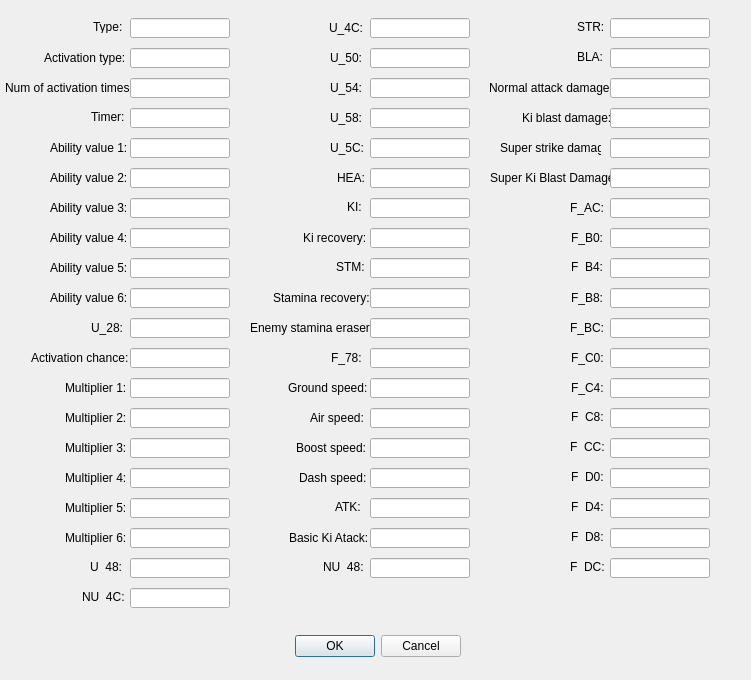
<?xml version="1.0" encoding="UTF-8"?>
<ui version="4.0">
 <class>IdbEffectDialog</class>
 <widget class="QDialog" name="IdbEffectDialog">
  <property name="geometry">
   <rect>
    <x>0</x>
    <y>0</y>
    <width>751</width>
    <height>680</height>
   </rect>
  </property>
  <property name="windowTitle">
   <string>Edit IDB Effect</string>
  </property>
  <widget class="QDialogButtonBox" name="buttonBox">
   <property name="geometry">
    <rect>
     <x>5</x>
     <y>635</y>
     <width>745</width>
     <height>23</height>
    </rect>
   </property>
   <property name="standardButtons">
    <set>QDialogButtonBox::Cancel|QDialogButtonBox::Ok</set>
   </property>
   <property name="centerButtons">
    <bool>true</bool>
   </property>
  </widget>
  <widget class="QLabel" name="label">
   <property name="geometry">
    <rect>
     <x>93</x>
     <y>20</y>
     <width>47</width>
     <height>13</height>
    </rect>
   </property>
   <property name="text">
    <string>Type:</string>
   </property>
  </widget>
  <widget class="QLabel" name="label_2">
   <property name="geometry">
    <rect>
     <x>44</x>
     <y>50</y>
     <width>91</width>
     <height>16</height>
    </rect>
   </property>
   <property name="text">
    <string>Activation type:</string>
   </property>
  </widget>
  <widget class="QLabel" name="label_3">
   <property name="geometry">
    <rect>
     <x>5</x>
     <y>80</y>
     <width>131</width>
     <height>16</height>
    </rect>
   </property>
   <property name="text">
    <string>Num of activation times:</string>
   </property>
  </widget>
  <widget class="QLabel" name="label_4">
   <property name="geometry">
    <rect>
     <x>91</x>
     <y>110</y>
     <width>47</width>
     <height>13</height>
    </rect>
   </property>
   <property name="text">
    <string>Timer:</string>
   </property>
  </widget>
  <widget class="QLabel" name="label_5">
   <property name="geometry">
    <rect>
     <x>50</x>
     <y>140</y>
     <width>81</width>
     <height>16</height>
    </rect>
   </property>
   <property name="text">
    <string>Ability value 1:</string>
   </property>
  </widget>
  <widget class="QLabel" name="label_6">
   <property name="geometry">
    <rect>
     <x>50</x>
     <y>170</y>
     <width>81</width>
     <height>16</height>
    </rect>
   </property>
   <property name="text">
    <string>Ability value 2:</string>
   </property>
  </widget>
  <widget class="QLabel" name="label_7">
   <property name="geometry">
    <rect>
     <x>50</x>
     <y>200</y>
     <width>81</width>
     <height>16</height>
    </rect>
   </property>
   <property name="text">
    <string>Ability value 3:</string>
   </property>
  </widget>
  <widget class="QLabel" name="label_8">
   <property name="geometry">
    <rect>
     <x>50</x>
     <y>230</y>
     <width>81</width>
     <height>16</height>
    </rect>
   </property>
   <property name="text">
    <string>Ability value 4:</string>
   </property>
  </widget>
  <widget class="QLabel" name="label_9">
   <property name="geometry">
    <rect>
     <x>50</x>
     <y>260</y>
     <width>81</width>
     <height>16</height>
    </rect>
   </property>
   <property name="text">
    <string>Ability value 5:</string>
   </property>
  </widget>
  <widget class="QLabel" name="label_10">
   <property name="geometry">
    <rect>
     <x>50</x>
     <y>290</y>
     <width>81</width>
     <height>16</height>
    </rect>
   </property>
   <property name="text">
    <string>Ability value 6:</string>
   </property>
  </widget>
  <widget class="QLabel" name="label_11">
   <property name="geometry">
    <rect>
     <x>91</x>
     <y>320</y>
     <width>41</width>
     <height>16</height>
    </rect>
   </property>
   <property name="text">
    <string>U_28:</string>
   </property>
  </widget>
  <widget class="QLabel" name="label_12">
   <property name="geometry">
    <rect>
     <x>31</x>
     <y>350</y>
     <width>101</width>
     <height>16</height>
    </rect>
   </property>
   <property name="text">
    <string>Activation chance:</string>
   </property>
  </widget>
  <widget class="QLabel" name="label_13">
   <property name="geometry">
    <rect>
     <x>65</x>
     <y>380</y>
     <width>61</width>
     <height>16</height>
    </rect>
   </property>
   <property name="text">
    <string>Multiplier 1:</string>
   </property>
  </widget>
  <widget class="QLabel" name="label_14">
   <property name="geometry">
    <rect>
     <x>65</x>
     <y>410</y>
     <width>61</width>
     <height>16</height>
    </rect>
   </property>
   <property name="text">
    <string>Multiplier 2:</string>
   </property>
  </widget>
  <widget class="QLabel" name="label_15">
   <property name="geometry">
    <rect>
     <x>65</x>
     <y>440</y>
     <width>61</width>
     <height>16</height>
    </rect>
   </property>
   <property name="text">
    <string>Multiplier 3:</string>
   </property>
  </widget>
  <widget class="QLabel" name="label_16">
   <property name="geometry">
    <rect>
     <x>65</x>
     <y>470</y>
     <width>61</width>
     <height>16</height>
    </rect>
   </property>
   <property name="text">
    <string>Multiplier 4:</string>
   </property>
  </widget>
  <widget class="QLabel" name="label_17">
   <property name="geometry">
    <rect>
     <x>65</x>
     <y>500</y>
     <width>61</width>
     <height>16</height>
    </rect>
   </property>
   <property name="text">
    <string>Multiplier 5:</string>
   </property>
  </widget>
  <widget class="QLabel" name="label_18">
   <property name="geometry">
    <rect>
     <x>65</x>
     <y>530</y>
     <width>61</width>
     <height>16</height>
    </rect>
   </property>
   <property name="text">
    <string>Multiplier 6:</string>
   </property>
  </widget>
  <widget class="QLabel" name="label_19">
   <property name="geometry">
    <rect>
     <x>90</x>
     <y>560</y>
     <width>47</width>
     <height>13</height>
    </rect>
   </property>
   <property name="text">
    <string>U_48:</string>
   </property>
  </widget>
  <widget class="QLineEdit" name="typeEdit">
   <property name="geometry">
    <rect>
     <x>130</x>
     <y>18</y>
     <width>100</width>
     <height>20</height>
    </rect>
   </property>
  </widget>
  <widget class="QLineEdit" name="actTypeEdit">
   <property name="geometry">
    <rect>
     <x>130</x>
     <y>48</y>
     <width>100</width>
     <height>20</height>
    </rect>
   </property>
  </widget>
  <widget class="QLineEdit" name="numActEdit">
   <property name="geometry">
    <rect>
     <x>130</x>
     <y>78</y>
     <width>100</width>
     <height>20</height>
    </rect>
   </property>
  </widget>
  <widget class="QLineEdit" name="timerEdit">
   <property name="geometry">
    <rect>
     <x>130</x>
     <y>108</y>
     <width>100</width>
     <height>20</height>
    </rect>
   </property>
  </widget>
  <widget class="QLineEdit" name="ab1Edit">
   <property name="geometry">
    <rect>
     <x>130</x>
     <y>138</y>
     <width>100</width>
     <height>20</height>
    </rect>
   </property>
  </widget>
  <widget class="QLineEdit" name="ab2Edit">
   <property name="geometry">
    <rect>
     <x>130</x>
     <y>168</y>
     <width>100</width>
     <height>20</height>
    </rect>
   </property>
  </widget>
  <widget class="QLineEdit" name="ab3Edit">
   <property name="geometry">
    <rect>
     <x>130</x>
     <y>198</y>
     <width>100</width>
     <height>20</height>
    </rect>
   </property>
  </widget>
  <widget class="QLineEdit" name="ab4Edit">
   <property name="geometry">
    <rect>
     <x>130</x>
     <y>228</y>
     <width>100</width>
     <height>20</height>
    </rect>
   </property>
  </widget>
  <widget class="QLineEdit" name="ab5Edit">
   <property name="geometry">
    <rect>
     <x>130</x>
     <y>258</y>
     <width>100</width>
     <height>20</height>
    </rect>
   </property>
  </widget>
  <widget class="QLineEdit" name="ab6Edit">
   <property name="geometry">
    <rect>
     <x>130</x>
     <y>288</y>
     <width>100</width>
     <height>20</height>
    </rect>
   </property>
  </widget>
  <widget class="QLineEdit" name="u28Edit">
   <property name="geometry">
    <rect>
     <x>130</x>
     <y>318</y>
     <width>100</width>
     <height>20</height>
    </rect>
   </property>
  </widget>
  <widget class="QLineEdit" name="chanceEdit">
   <property name="geometry">
    <rect>
     <x>130</x>
     <y>348</y>
     <width>100</width>
     <height>20</height>
    </rect>
   </property>
  </widget>
  <widget class="QLineEdit" name="mul1Edit">
   <property name="geometry">
    <rect>
     <x>130</x>
     <y>378</y>
     <width>100</width>
     <height>20</height>
    </rect>
   </property>
  </widget>
  <widget class="QLineEdit" name="mul2Edit">
   <property name="geometry">
    <rect>
     <x>130</x>
     <y>408</y>
     <width>100</width>
     <height>20</height>
    </rect>
   </property>
  </widget>
  <widget class="QLineEdit" name="mul3Edit">
   <property name="geometry">
    <rect>
     <x>130</x>
     <y>438</y>
     <width>100</width>
     <height>20</height>
    </rect>
   </property>
  </widget>
  <widget class="QLineEdit" name="mul4Edit">
   <property name="geometry">
    <rect>
     <x>130</x>
     <y>468</y>
     <width>100</width>
     <height>20</height>
    </rect>
   </property>
  </widget>
  <widget class="QLineEdit" name="mul5Edit">
   <property name="geometry">
    <rect>
     <x>130</x>
     <y>498</y>
     <width>100</width>
     <height>20</height>
    </rect>
   </property>
  </widget>
  <widget class="QLineEdit" name="mul6Edit">
   <property name="geometry">
    <rect>
     <x>130</x>
     <y>528</y>
     <width>100</width>
     <height>20</height>
    </rect>
   </property>
  </widget>
  <widget class="QLineEdit" name="u48Edit">
   <property name="geometry">
    <rect>
     <x>130</x>
     <y>558</y>
     <width>100</width>
     <height>20</height>
    </rect>
   </property>
  </widget>
  <widget class="QLabel" name="label_20">
   <property name="geometry">
    <rect>
     <x>329</x>
     <y>20</y>
     <width>61</width>
     <height>16</height>
    </rect>
   </property>
   <property name="text">
    <string>U_4C:</string>
   </property>
  </widget>
  <widget class="QLabel" name="label_21">
   <property name="geometry">
    <rect>
     <x>330</x>
     <y>50</y>
     <width>31</width>
     <height>16</height>
    </rect>
   </property>
   <property name="text">
    <string>U_50:</string>
   </property>
  </widget>
  <widget class="QLabel" name="label_22">
   <property name="geometry">
    <rect>
     <x>330</x>
     <y>80</y>
     <width>41</width>
     <height>16</height>
    </rect>
   </property>
   <property name="text">
    <string>U_54:</string>
   </property>
  </widget>
  <widget class="QLabel" name="label_23">
   <property name="geometry">
    <rect>
     <x>330</x>
     <y>110</y>
     <width>51</width>
     <height>16</height>
    </rect>
   </property>
   <property name="text">
    <string>U_58:</string>
   </property>
  </widget>
  <widget class="QLabel" name="label_24">
   <property name="geometry">
    <rect>
     <x>330</x>
     <y>140</y>
     <width>61</width>
     <height>16</height>
    </rect>
   </property>
   <property name="text">
    <string>U_5C:</string>
   </property>
  </widget>
  <widget class="QLabel" name="label_26">
   <property name="geometry">
    <rect>
     <x>337</x>
     <y>170</y>
     <width>41</width>
     <height>16</height>
    </rect>
   </property>
   <property name="text">
    <string>HEA:</string>
   </property>
  </widget>
  <widget class="QLabel" name="label_27">
   <property name="geometry">
    <rect>
     <x>347</x>
     <y>200</y>
     <width>47</width>
     <height>13</height>
    </rect>
   </property>
   <property name="text">
    <string>KI:</string>
   </property>
  </widget>
  <widget class="QLabel" name="label_28">
   <property name="geometry">
    <rect>
     <x>303</x>
     <y>230</y>
     <width>71</width>
     <height>16</height>
    </rect>
   </property>
   <property name="text">
    <string>Ki recovery:</string>
   </property>
  </widget>
  <widget class="QLabel" name="label_29">
   <property name="geometry">
    <rect>
     <x>336</x>
     <y>260</y>
     <width>47</width>
     <height>13</height>
    </rect>
   </property>
   <property name="text">
    <string>STM:</string>
   </property>
  </widget>
  <widget class="QLabel" name="label_30">
   <property name="geometry">
    <rect>
     <x>273</x>
     <y>290</y>
     <width>101</width>
     <height>16</height>
    </rect>
   </property>
   <property name="text">
    <string>Stamina recovery:</string>
   </property>
  </widget>
  <widget class="QLabel" name="label_31">
   <property name="geometry">
    <rect>
     <x>250</x>
     <y>320</y>
     <width>121</width>
     <height>16</height>
    </rect>
   </property>
   <property name="text">
    <string>Enemy stamina eraser:</string>
   </property>
  </widget>
  <widget class="QLabel" name="label_32">
   <property name="geometry">
    <rect>
     <x>331</x>
     <y>350</y>
     <width>41</width>
     <height>16</height>
    </rect>
   </property>
   <property name="text">
    <string>F_78:</string>
   </property>
  </widget>
  <widget class="QLabel" name="label_33">
   <property name="geometry">
    <rect>
     <x>288</x>
     <y>380</y>
     <width>81</width>
     <height>16</height>
    </rect>
   </property>
   <property name="text">
    <string>Ground speed:</string>
   </property>
  </widget>
  <widget class="QLabel" name="label_34">
   <property name="geometry">
    <rect>
     <x>310</x>
     <y>410</y>
     <width>71</width>
     <height>16</height>
    </rect>
   </property>
   <property name="text">
    <string>Air speed:</string>
   </property>
  </widget>
  <widget class="QLabel" name="label_35">
   <property name="geometry">
    <rect>
     <x>296</x>
     <y>440</y>
     <width>71</width>
     <height>16</height>
    </rect>
   </property>
   <property name="text">
    <string>Boost speed:</string>
   </property>
  </widget>
  <widget class="QLabel" name="label_36">
   <property name="geometry">
    <rect>
     <x>299</x>
     <y>470</y>
     <width>71</width>
     <height>16</height>
    </rect>
   </property>
   <property name="text">
    <string>Dash speed:</string>
   </property>
  </widget>
  <widget class="QLabel" name="label_37">
   <property name="geometry">
    <rect>
     <x>335</x>
     <y>500</y>
     <width>47</width>
     <height>13</height>
    </rect>
   </property>
   <property name="text">
    <string>ATK:</string>
   </property>
  </widget>
  <widget class="QLabel" name="label_38">
   <property name="geometry">
    <rect>
     <x>289</x>
     <y>530</y>
     <width>81</width>
     <height>16</height>
    </rect>
   </property>
   <property name="text">
    <string>Basic Ki Atack:</string>
   </property>
  </widget>
  <widget class="QLineEdit" name="u4CEdit">
   <property name="geometry">
    <rect>
     <x>370</x>
     <y>18</y>
     <width>100</width>
     <height>20</height>
    </rect>
   </property>
  </widget>
  <widget class="QLineEdit" name="u50Edit">
   <property name="geometry">
    <rect>
     <x>370</x>
     <y>48</y>
     <width>100</width>
     <height>20</height>
    </rect>
   </property>
  </widget>
  <widget class="QLineEdit" name="u54Edit">
   <property name="geometry">
    <rect>
     <x>370</x>
     <y>78</y>
     <width>100</width>
     <height>20</height>
    </rect>
   </property>
  </widget>
  <widget class="QLineEdit" name="u58Edit">
   <property name="geometry">
    <rect>
     <x>370</x>
     <y>108</y>
     <width>100</width>
     <height>20</height>
    </rect>
   </property>
  </widget>
  <widget class="QLineEdit" name="u5CEdit">
   <property name="geometry">
    <rect>
     <x>370</x>
     <y>138</y>
     <width>100</width>
     <height>20</height>
    </rect>
   </property>
  </widget>
  <widget class="QLineEdit" name="heaEdit">
   <property name="geometry">
    <rect>
     <x>370</x>
     <y>168</y>
     <width>100</width>
     <height>20</height>
    </rect>
   </property>
  </widget>
  <widget class="QLineEdit" name="kiEdit">
   <property name="geometry">
    <rect>
     <x>370</x>
     <y>198</y>
     <width>100</width>
     <height>20</height>
    </rect>
   </property>
  </widget>
  <widget class="QLineEdit" name="kiRecEdit">
   <property name="geometry">
    <rect>
     <x>370</x>
     <y>228</y>
     <width>100</width>
     <height>20</height>
    </rect>
   </property>
  </widget>
  <widget class="QLineEdit" name="stmEdit">
   <property name="geometry">
    <rect>
     <x>370</x>
     <y>258</y>
     <width>100</width>
     <height>20</height>
    </rect>
   </property>
  </widget>
  <widget class="QLineEdit" name="stmRecEdit">
   <property name="geometry">
    <rect>
     <x>370</x>
     <y>288</y>
     <width>100</width>
     <height>20</height>
    </rect>
   </property>
  </widget>
  <widget class="QLineEdit" name="enStaErEdit">
   <property name="geometry">
    <rect>
     <x>370</x>
     <y>318</y>
     <width>100</width>
     <height>20</height>
    </rect>
   </property>
  </widget>
  <widget class="QLineEdit" name="f78Edit">
   <property name="geometry">
    <rect>
     <x>370</x>
     <y>348</y>
     <width>100</width>
     <height>20</height>
    </rect>
   </property>
  </widget>
  <widget class="QLineEdit" name="groundSpeedEdit">
   <property name="geometry">
    <rect>
     <x>370</x>
     <y>378</y>
     <width>100</width>
     <height>20</height>
    </rect>
   </property>
  </widget>
  <widget class="QLineEdit" name="airSpeedEdit">
   <property name="geometry">
    <rect>
     <x>370</x>
     <y>408</y>
     <width>100</width>
     <height>20</height>
    </rect>
   </property>
  </widget>
  <widget class="QLineEdit" name="boostSpeedEdit">
   <property name="geometry">
    <rect>
     <x>370</x>
     <y>438</y>
     <width>100</width>
     <height>20</height>
    </rect>
   </property>
  </widget>
  <widget class="QLineEdit" name="dashSpeedEdit">
   <property name="geometry">
    <rect>
     <x>370</x>
     <y>468</y>
     <width>100</width>
     <height>20</height>
    </rect>
   </property>
  </widget>
  <widget class="QLineEdit" name="atkEdit">
   <property name="geometry">
    <rect>
     <x>370</x>
     <y>498</y>
     <width>100</width>
     <height>20</height>
    </rect>
   </property>
  </widget>
  <widget class="QLineEdit" name="basicKiAtkEdit">
   <property name="geometry">
    <rect>
     <x>370</x>
     <y>528</y>
     <width>100</width>
     <height>20</height>
    </rect>
   </property>
  </widget>
  <widget class="QLabel" name="label_39">
   <property name="geometry">
    <rect>
     <x>577</x>
     <y>20</y>
     <width>47</width>
     <height>13</height>
    </rect>
   </property>
   <property name="text">
    <string>STR:</string>
   </property>
  </widget>
  <widget class="QLabel" name="label_40">
   <property name="geometry">
    <rect>
     <x>577</x>
     <y>50</y>
     <width>47</width>
     <height>13</height>
    </rect>
   </property>
   <property name="text">
    <string>BLA:</string>
   </property>
  </widget>
  <widget class="QLabel" name="label_41">
   <property name="geometry">
    <rect>
     <x>489</x>
     <y>80</y>
     <width>121</width>
     <height>16</height>
    </rect>
   </property>
   <property name="text">
    <string>Normal attack damage:</string>
   </property>
  </widget>
  <widget class="QLabel" name="label_42">
   <property name="geometry">
    <rect>
     <x>522</x>
     <y>110</y>
     <width>101</width>
     <height>16</height>
    </rect>
   </property>
   <property name="text">
    <string>Ki blast damage:</string>
   </property>
  </widget>
  <widget class="QLabel" name="label_43">
   <property name="geometry">
    <rect>
     <x>500</x>
     <y>140</y>
     <width>101</width>
     <height>16</height>
    </rect>
   </property>
   <property name="text">
    <string>Super strike damage:</string>
   </property>
  </widget>
  <widget class="QLabel" name="label_44">
   <property name="geometry">
    <rect>
     <x>490</x>
     <y>170</y>
     <width>121</width>
     <height>16</height>
    </rect>
   </property>
   <property name="text">
    <string>Super Ki Blast Damage:</string>
   </property>
  </widget>
  <widget class="QLabel" name="label_45">
   <property name="geometry">
    <rect>
     <x>570</x>
     <y>200</y>
     <width>51</width>
     <height>16</height>
    </rect>
   </property>
   <property name="text">
    <string>F_AC:</string>
   </property>
  </widget>
  <widget class="QLabel" name="label_46">
   <property name="geometry">
    <rect>
     <x>571</x>
     <y>230</y>
     <width>51</width>
     <height>16</height>
    </rect>
   </property>
   <property name="text">
    <string>F_B0:</string>
   </property>
  </widget>
  <widget class="QLabel" name="label_47">
   <property name="geometry">
    <rect>
     <x>571</x>
     <y>290</y>
     <width>61</width>
     <height>16</height>
    </rect>
   </property>
   <property name="text">
    <string>F_B8:</string>
   </property>
  </widget>
  <widget class="QLabel" name="label_48">
   <property name="geometry">
    <rect>
     <x>570</x>
     <y>320</y>
     <width>41</width>
     <height>16</height>
    </rect>
   </property>
   <property name="text">
    <string>F_BC:</string>
   </property>
  </widget>
  <widget class="QLabel" name="label_49">
   <property name="geometry">
    <rect>
     <x>571</x>
     <y>350</y>
     <width>41</width>
     <height>16</height>
    </rect>
   </property>
   <property name="text">
    <string>F_C0:</string>
   </property>
  </widget>
  <widget class="QLabel" name="label_50">
   <property name="geometry">
    <rect>
     <x>571</x>
     <y>380</y>
     <width>41</width>
     <height>16</height>
    </rect>
   </property>
   <property name="text">
    <string>F_C4:</string>
   </property>
  </widget>
  <widget class="QLabel" name="label_51">
   <property name="geometry">
    <rect>
     <x>571</x>
     <y>410</y>
     <width>47</width>
     <height>13</height>
    </rect>
   </property>
   <property name="text">
    <string>F_C8:</string>
   </property>
  </widget>
  <widget class="QLabel" name="label_52">
   <property name="geometry">
    <rect>
     <x>571</x>
     <y>470</y>
     <width>47</width>
     <height>13</height>
    </rect>
   </property>
   <property name="text">
    <string>F_D0:</string>
   </property>
  </widget>
  <widget class="QLabel" name="label_53">
   <property name="geometry">
    <rect>
     <x>571</x>
     <y>500</y>
     <width>47</width>
     <height>13</height>
    </rect>
   </property>
   <property name="text">
    <string>F_D4:</string>
   </property>
  </widget>
  <widget class="QLabel" name="label_54">
   <property name="geometry">
    <rect>
     <x>571</x>
     <y>530</y>
     <width>47</width>
     <height>13</height>
    </rect>
   </property>
   <property name="text">
    <string>F_D8:</string>
   </property>
  </widget>
  <widget class="QLabel" name="label_55">
   <property name="geometry">
    <rect>
     <x>570</x>
     <y>560</y>
     <width>47</width>
     <height>13</height>
    </rect>
   </property>
   <property name="text">
    <string>F_DC:</string>
   </property>
  </widget>
  <widget class="QLabel" name="label_56">
   <property name="geometry">
    <rect>
     <x>570</x>
     <y>440</y>
     <width>47</width>
     <height>13</height>
    </rect>
   </property>
   <property name="text">
    <string>F_CC:</string>
   </property>
  </widget>
  <widget class="QLineEdit" name="strEdit">
   <property name="geometry">
    <rect>
     <x>610</x>
     <y>18</y>
     <width>100</width>
     <height>20</height>
    </rect>
   </property>
  </widget>
  <widget class="QLineEdit" name="blaEdit">
   <property name="geometry">
    <rect>
     <x>610</x>
     <y>48</y>
     <width>100</width>
     <height>20</height>
    </rect>
   </property>
  </widget>
  <widget class="QLineEdit" name="atkDmgEdit">
   <property name="geometry">
    <rect>
     <x>610</x>
     <y>78</y>
     <width>100</width>
     <height>20</height>
    </rect>
   </property>
  </widget>
  <widget class="QLineEdit" name="kiDmgEdit">
   <property name="geometry">
    <rect>
     <x>610</x>
     <y>108</y>
     <width>100</width>
     <height>20</height>
    </rect>
   </property>
  </widget>
  <widget class="QLineEdit" name="strDmgEdit">
   <property name="geometry">
    <rect>
     <x>610</x>
     <y>138</y>
     <width>100</width>
     <height>20</height>
    </rect>
   </property>
  </widget>
  <widget class="QLineEdit" name="blaDmgEdit">
   <property name="geometry">
    <rect>
     <x>610</x>
     <y>168</y>
     <width>100</width>
     <height>20</height>
    </rect>
   </property>
  </widget>
  <widget class="QLineEdit" name="fACEdit">
   <property name="geometry">
    <rect>
     <x>610</x>
     <y>198</y>
     <width>100</width>
     <height>20</height>
    </rect>
   </property>
  </widget>
  <widget class="QLineEdit" name="fB0Edit">
   <property name="geometry">
    <rect>
     <x>610</x>
     <y>228</y>
     <width>100</width>
     <height>20</height>
    </rect>
   </property>
  </widget>
  <widget class="QLineEdit" name="fB8Edit">
   <property name="geometry">
    <rect>
     <x>610</x>
     <y>288</y>
     <width>100</width>
     <height>20</height>
    </rect>
   </property>
  </widget>
  <widget class="QLineEdit" name="fBCEdit">
   <property name="geometry">
    <rect>
     <x>610</x>
     <y>318</y>
     <width>100</width>
     <height>20</height>
    </rect>
   </property>
  </widget>
  <widget class="QLineEdit" name="fC0Edit">
   <property name="geometry">
    <rect>
     <x>610</x>
     <y>348</y>
     <width>100</width>
     <height>20</height>
    </rect>
   </property>
  </widget>
  <widget class="QLineEdit" name="fC4Edit">
   <property name="geometry">
    <rect>
     <x>610</x>
     <y>378</y>
     <width>100</width>
     <height>20</height>
    </rect>
   </property>
  </widget>
  <widget class="QLineEdit" name="fC8Edit">
   <property name="geometry">
    <rect>
     <x>610</x>
     <y>408</y>
     <width>100</width>
     <height>20</height>
    </rect>
   </property>
  </widget>
  <widget class="QLineEdit" name="fCCEdit">
   <property name="geometry">
    <rect>
     <x>610</x>
     <y>438</y>
     <width>100</width>
     <height>20</height>
    </rect>
   </property>
  </widget>
  <widget class="QLineEdit" name="fD0Edit">
   <property name="geometry">
    <rect>
     <x>610</x>
     <y>468</y>
     <width>100</width>
     <height>20</height>
    </rect>
   </property>
  </widget>
  <widget class="QLineEdit" name="fD4Edit">
   <property name="geometry">
    <rect>
     <x>610</x>
     <y>498</y>
     <width>100</width>
     <height>20</height>
    </rect>
   </property>
  </widget>
  <widget class="QLineEdit" name="fD8Edit">
   <property name="geometry">
    <rect>
     <x>610</x>
     <y>528</y>
     <width>100</width>
     <height>20</height>
    </rect>
   </property>
  </widget>
  <widget class="QLineEdit" name="fDCEdit">
   <property name="geometry">
    <rect>
     <x>610</x>
     <y>558</y>
     <width>100</width>
     <height>20</height>
    </rect>
   </property>
  </widget>
  <widget class="QLabel" name="label_25">
   <property name="geometry">
    <rect>
     <x>571</x>
     <y>260</y>
     <width>47</width>
     <height>13</height>
    </rect>
   </property>
   <property name="text">
    <string>F_B4:</string>
   </property>
  </widget>
  <widget class="QLineEdit" name="fB4Edit">
   <property name="geometry">
    <rect>
     <x>610</x>
     <y>258</y>
     <width>100</width>
     <height>20</height>
    </rect>
   </property>
  </widget>
  <widget class="QLineEdit" name="nu48Edit">
   <property name="geometry">
    <rect>
     <x>370</x>
     <y>558</y>
     <width>100</width>
     <height>20</height>
    </rect>
   </property>
  </widget>
  <widget class="QLabel" name="label_57">
   <property name="geometry">
    <rect>
     <x>323</x>
     <y>560</y>
     <width>47</width>
     <height>13</height>
    </rect>
   </property>
   <property name="text">
    <string>NU_48:</string>
   </property>
  </widget>
  <widget class="QLineEdit" name="nu4CEdit">
   <property name="geometry">
    <rect>
     <x>130</x>
     <y>588</y>
     <width>100</width>
     <height>20</height>
    </rect>
   </property>
  </widget>
  <widget class="QLabel" name="label_58">
   <property name="geometry">
    <rect>
     <x>82</x>
     <y>590</y>
     <width>47</width>
     <height>13</height>
    </rect>
   </property>
   <property name="text">
    <string>NU_4C:</string>
   </property>
  </widget>
 </widget>
 <resources/>
 <connections/>
</ui>
